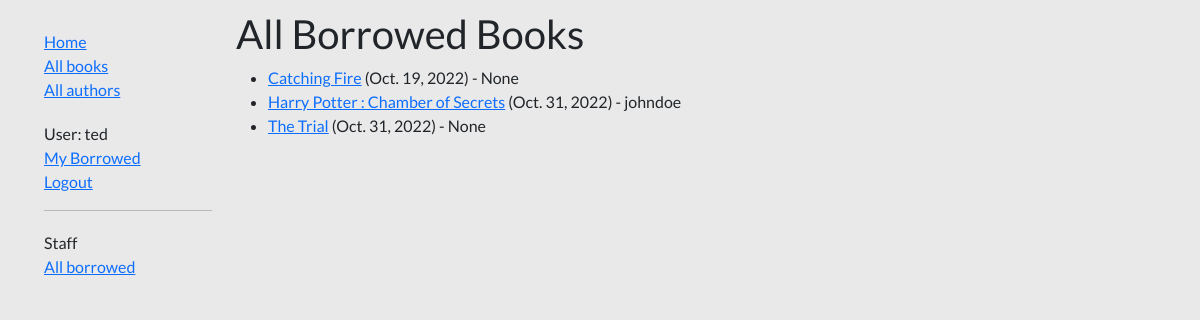
Page /catalog/borrowed/ (signed in) on the committed database.
### catalog/models.py (models this page shows, shortened)
class BookInstance(models.Model):
    id = models.UUIDField(primary_key=True, default=uuid.uuid4,
                          help_text='Unique ID for this particular book across whole library')
    book = models.ForeignKey('Book', on_delete=models.SET_NULL, null=True)
    imprint = models.CharField(max_length=200)
    due_back = models.DateField(null=True, blank=True)
    LOAN_STATUS = (
        ('m', 'Maintenance'),
        ('o', 'On loan'),
        ('a', 'Available'),
        ('r', 'Reserved'),
    )
    status = models.CharField(max_length=1, choices=LOAN_STATUS, blank=True, default='m', help_text='Book availability')
    borrower = models.ForeignKey(User, on_delete=models.SET_NULL, null=True, blank=True)
    @property
    def is_overdue(self):
        return bool(self.due_back and date.today() > self.due_back)
    class Meta:
        ordering = ['due_back']
        permissions = (("can_mark_returned", "Set book as returned"),)

class Book(models.Model):
    title = models.CharField(max_length=200)
    author = models.ForeignKey('Author', on_delete=models.SET_NULL, null=True)
    summary = models.TextField(max_length=1000, help_text="Enter a brief description of the book")
    isbn = models.CharField('ISBN', max_length=13,
                            help_text='13 Character <a href="https://www.isbn-international.org/content/what-isbn">ISBN number</a>')
    genre = models.ManyToManyField(Genre, help_text='Select a genre for this book')
    def display_genre(self):
        """Creates a string for the Genre. This is required to display genre in Admin."""
        return ', '.join([genre.name for genre in self.genre.all()[:3]])
    display_genre.short_description = 'Genre'

### catalog/views.py (the view)
# urls.py: path(r'borrowed/', views.LoanedBooksAllListView.as_view(), name='all-borrowed'),
class LoanedBooksAllListView(PermissionRequiredMixin, generic.ListView):
    model = BookInstance
    permission_required = 'catalog.can_mark_returned'
    template_name = 'catalog/bookinstance_list_borrowed_all.html'
    paginate_by = 10
    def get_queryset(self):
        return BookInstance.objects.filter(status__exact='o').order_by('due_back')

### catalog/templates/catalog/bookinstance_list_borrowed_all.html
{% extends "base_generic.html" %}
{% block content %}
    <h1>All Borrowed Books</h1>
    {% if bookinstance_list %}
    <ul>
      {% for bookinst in bookinstance_list %}
      <li class="{% if bookinst.is_overdue %}text-danger{% endif %}">
        <a href="{% url 'book-detail' bookinst.book.pk %}">{{bookinst.book.title}}</a> ({{ bookinst.due_back }}) {% if user.is_staff %}- {{ bookinst.borrower }}{% endif %} {% if perms.catalog.can_mark_returned %} {% endif %}
      </li>
      {% endfor %}
    </ul>
    {% else %}
      <p>There are no books borrowed.</p>
    {% endif %}
{% endblock %}

### catalog/templates/base_generic.html (shortened to what this page needs)
<!DOCTYPE html>
<html lang="en">
<head>
  <link href="https://cdn.jsdelivr.net/npm/bootstrap@5.1.3/dist/css/bootstrap.min.css" rel="stylesheet">
  {% load static %}
  <link rel="stylesheet" href="{% static 'css/styles.css' %}">
</head>
<body>
<div class="container-fluid">
<div class="row">
  <div class="col-sm-2">
  {% block sidebar %}
  <ul class="sidebar-nav">
    <li><a href="{% url 'index' %}">Home</a></li>
    <li><a href="{% url 'books' %}">All books</a></li>
    <li><a href="{% url 'authors' %}">All authors</a></li>
  </ul>
  <ul class="sidebar-nav">
   {% if user.is_authenticated %}
     <li>User: {{ user.get_username }}</li>
     <li><a href="{% url 'my-borrowed' %}">My Borrowed</a></li>
     <li><a href="{% url 'logout'%}?next={{request.path}}">Logout</a></li>
   {% else %}
     <li><a href="{% url 'login'%}?next={{request.path}}">Login</a></li>
   {% endif %}
  </ul>
   {% if user.is_staff %}
   <hr>
   <ul class="sidebar-nav">
   <li>Staff</li>
   {% if perms.catalog.can_mark_returned %}
   <li><a href="{% url 'all-borrowed' %}">All borrowed</a></li>
   {% endif %}
   </ul>
    {% endif %}
{% endblock %}
  </div>
  <div class="col-sm-10 ">
  {% block content %}{% endblock %}
  </div>
</div>
</div>
</body>
</html>

### catalog/static/css/styles.css (style rules this page uses)
.sidebar-nav { margin-top: 20px; padding: 0; list-style: none; }
body { background: #E9E9E9; font-family: "Lato", sans-serif; padding: 10px 1em 0 2em; }

### rows in the picture
BookInstance: book "Catching Fire", due_back "Oct. 19, 2022", borrower "None"
BookInstance: book "Harry Potter : Chamber of Secrets", due_back "Oct. 31, 2022", borrower "johndoe"
BookInstance: book "The Trial", due_back "Oct. 31, 2022", borrower "None"

### other values in the picture
{{ user.get_username }} "ted"
